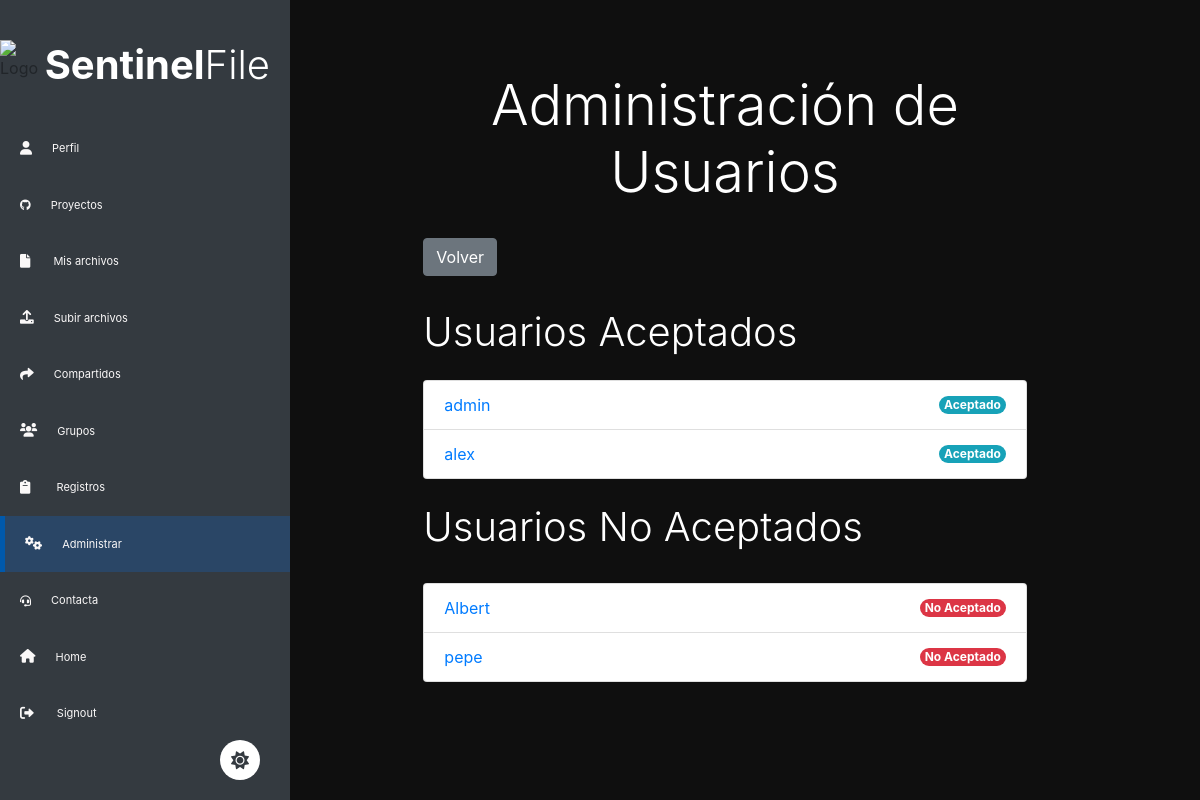
Before: /administrar/usuarios/ (signed in) with the older database file.
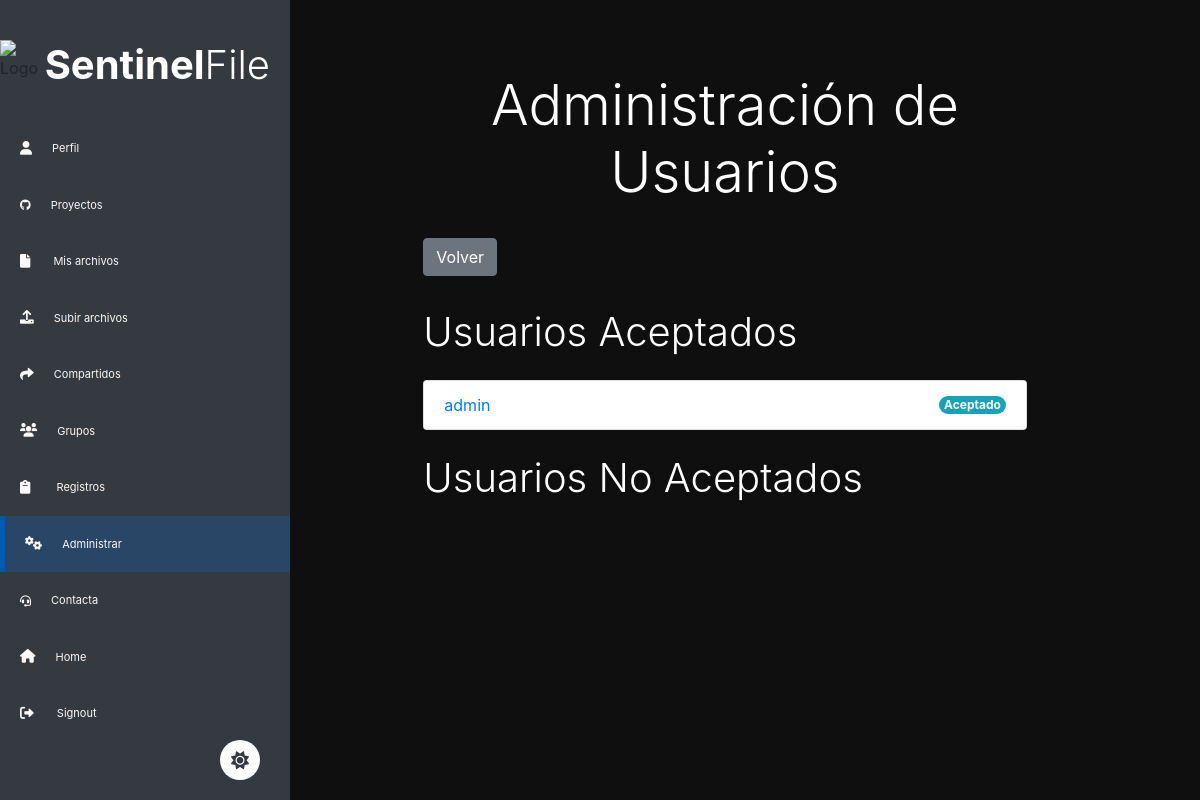
After: the same page with the newer database file.
### archivos/models.py (models this page shows, shortened)
class CustomUser(AbstractUser):
    is_accepted = models.BooleanField(
        _("accept status"),
        default=False,
        help_text=_("Designates whether this user is accepted."),
    )
    edad = models.IntegerField(default=0, null=True, blank=True)

### archivos/views.py (the view)
# urls.py: path('administrar/usuarios/', views.administrar_usuarios, name='administrar_usuarios'),
@accepted_user_required
@user_passes_test(is_staff)
@login_required
def administrar_usuarios(request):
    usuarios = CustomUser.objects.all()
    context = {
        'usuarios': usuarios
    }
    return render(request, 'administrar_usuarios.html', context)

### archivos/views.py (called while the page is built)
def is_staff(user):
    return user.is_authenticated and user.is_staff

def accepted_user_required(view_func):
    decorated_view_func = user_passes_test(
        lambda user: user.is_authenticated and user.is_accepted,
        login_url='/perfil'  # Redirige a la página de perfil si el usuario no tiene is_accepted
    )(view_func)
    return decorated_view_func

### archivos/templates/administrar_usuarios.html (shortened to what this page needs)
{% extends 'baseusuario.html' %}
{% block content %}
<div class="container">
    <div class="row">
        <div class="col-md-8 offset-md-2">
            <h2 class="text-center display-4 py-4 mt-5">Administración de Usuarios</h2>
            <a href="/administrar/" class="btn btn-secondary mb-3">Volver</a>
            <div class="user-list">
                <h3 class="text-left display-6 py-3">Usuarios Aceptados</h3>
                <ul class="list-group">
                    {% for usuario in usuarios %}
                        {% if usuario.is_accepted %}
                            <li class="list-group-item d-flex justify-content-between align-items-center">
                                <a href="{% url 'admi_usuario' usuario.id %}" class="username">{{ usuario.username }}</a>
                                <span class="badge bg-info rounded-pill">Aceptado</span>
                            </li>
                        {% endif %}
                    {% endfor %}
                </ul>
            </div>
            <div class="user-list">
                <h3 class="text-left display-6 py-4">Usuarios No Aceptados</h3>
                <ul class="list-group">
                    {% for usuario in usuarios %}
                        {% if not usuario.is_accepted %}
                            <li class="list-group-item d-flex justify-content-between align-items-center">
                                <a href="{% url 'admi_usuario' usuario.id %}" class="username">{{ usuario.username }}</a>
                                <span class="badge bg-danger rounded-pill">No Aceptado</span>
                            </li>
                        {% endif %}
                    {% endfor %}
                </ul>
            </div>
        </div>
    </div>
</div>
{% endblock %}

Changed rows visible on the page:
removed CustomUser: username "alex", shown under "Usuarios Aceptados"
removed CustomUser: username "Albert", shown under "Usuarios No Aceptados"
removed CustomUser: username "pepe", shown under "Usuarios No Aceptados"
